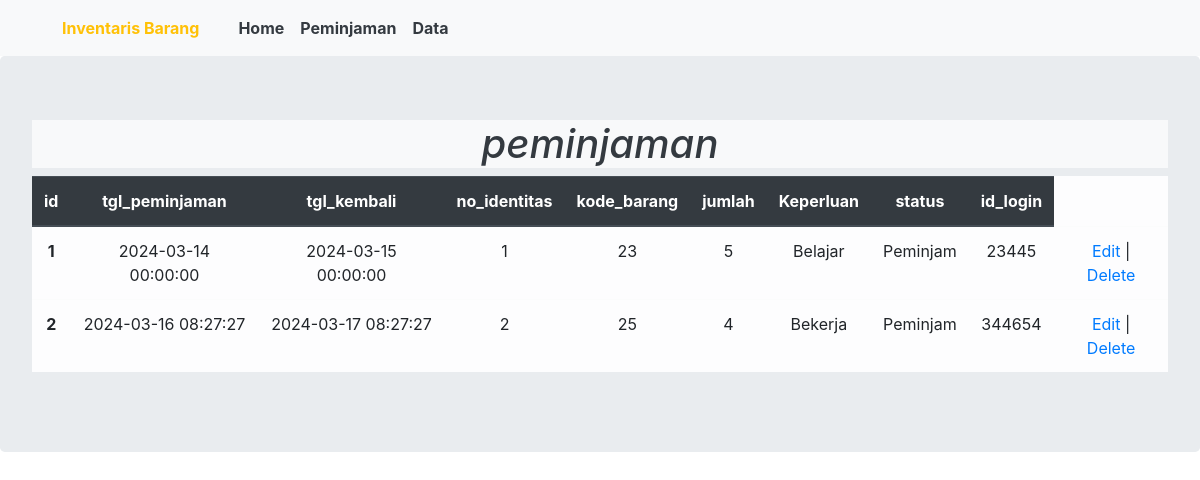
Screenshot of /peminjaman.php with the database file from the repository.
### tables this page shows
CREATE TABLE `peminjaman` (
  `id` int(20) NOT NULL,
  `tgl_pinjam` datetime NOT NULL,
  `tgl_kembali` datetime NOT NULL,
  `no_identitas` varchar(255) NOT NULL,
  `kode_barang` varchar(255) NOT NULL,
  `jumlah` int(50) NOT NULL,
  `keperluan` varchar(255) NOT NULL,
  `status` varchar(255) NOT NULL,
  `id_login` int(15) NOT NULL
);

### database.php (called while the page is built, shortened)
<?php
$servername = "localhost";
$database = "sts_abi";
$username = "root";
$password = "";
$koneksi = mysqli_connect($servername, $username, $password, $database);
function tampildata($kueri)
{
    global $koneksi;
    $hasil = mysqli_query($koneksi, $kueri);
    $rows = [];
    while ($row = mysqli_fetch_assoc($hasil)) {
        $rows[] = $row;
    }
    return $rows;
}
?>

### peminjaman.php (the view, shortened to what this page needs)
<!-- <?php
require_once('database.php');
$data = tampildata("Select * from peminjaman");
?> -->
<!doctype html>
<html lang="en">
<head>
    <link rel="stylesheet" href="https://cdn.jsdelivr.net/npm/bootstrap@4.6.2/dist/css/bootstrap.min.css"
>
</head>
<body>
<nav class="navbar navbar-expand-lg bg-body-tertiary bg-secondary text-warning bg-light">
  <div class="container-fluid">
  <nav class="navbar bg-body-tertiary">
  <div class="container-fluid">
      <h class="font-weight-bold">Inventaris Barang</h>
  </div>
</nav>
    <div class="collapse navbar-collapse" id="navbarNavAltMarkup">
      <div class="navbar-nav">
        <a class="font-weight-bold nav-link active text-dark" aria-current="page" href="home.php">Home</a>
        <a class="font-weight-bold nav-link text-dark" href="peminjaman.php">Peminjaman </a>
        <a class="font-weight-bold nav-link text-dark" href="data_barang.php">Data</a>
      </div>
    </div>
  </div>
</nav>
    <div class="container-fluid jumbotron">
        <h1 class="text-center bg-light text-dark font-italic">peminjaman
        </h1>
        <table class="text-center table grid table-light">
            <thead class="thead-dark">
                <tr class="font-weight-bold">
                    <th scope="col">id</th>
                    <th scope="col">tgl_peminjaman</th>
                    <th scope="col">tgl_kembali</th>
                    <th scope="col">no_identitas</th>
                    <th scope="col">kode_barang</th>
                    <th scope="col">jumlah</th>
                    <th scope="col">Keperluan</th>
                    <th scope="col">status</th>
                    <th scope="col">id_login</th>
                </tr>
            </thead>
            <tbody>
                <?php foreach ($data as $laboratorium): ?>
                    <tr>
                        <th scope="row">
                            <?php echo "$laboratorium[id]"; ?>
                        </th>
                        <td>
                            <?php echo "$laboratorium[tgl_pinjam]"; ?>
                        </td>
                        <td>
                            <?php echo "$laboratorium[tgl_kembali]"; ?>
                        </td>
                        <td>
                            <?php echo "$laboratorium[no_identitas]"; ?>
                        </td>
                        <td>
                            <?php echo "$laboratorium[kode_barang]"; ?>
                        </td>
                        <td>
                            <?php echo "$laboratorium[jumlah]"; ?>
                        </td>
                        <td>
                            <?php echo "$laboratorium[keperluan]"; ?>
                        </td>
                        <td>
                            <?php echo "$laboratorium[status]"; ?>
                        </td>
                        <td>
                            <?php echo "$laboratorium[id_login]"; ?>
                        </td>
                        <td>
                            <?php echo "<a href='edit.php?kode=$laboratorium[id]'>Edit</a> | <a href= 'delete.php?kode=$laboratorium[id]'>Delete</a>"; ?>
                        </td>
                    </tr>
                <?php endforeach; ?>
            </tbody>
        </table>
    </div>
</body>
</html>

### rows the page displays
peminjaman: id "1", tgl_pinjam "2024-03-14 00:00:00", tgl_kembali "2024-03-15 00:00:00", no_identitas "1", kode_barang "23", jumlah "5", keperluan "Belajar", status "Peminjam", id_login "23445"
peminjaman: id "2", tgl_pinjam "2024-03-16 08:27:27", tgl_kembali "2024-03-17 08:27:27", no_identitas "2", kode_barang "25", jumlah "4", keperluan "Bekerja", status "Peminjam", id_login "344654"
